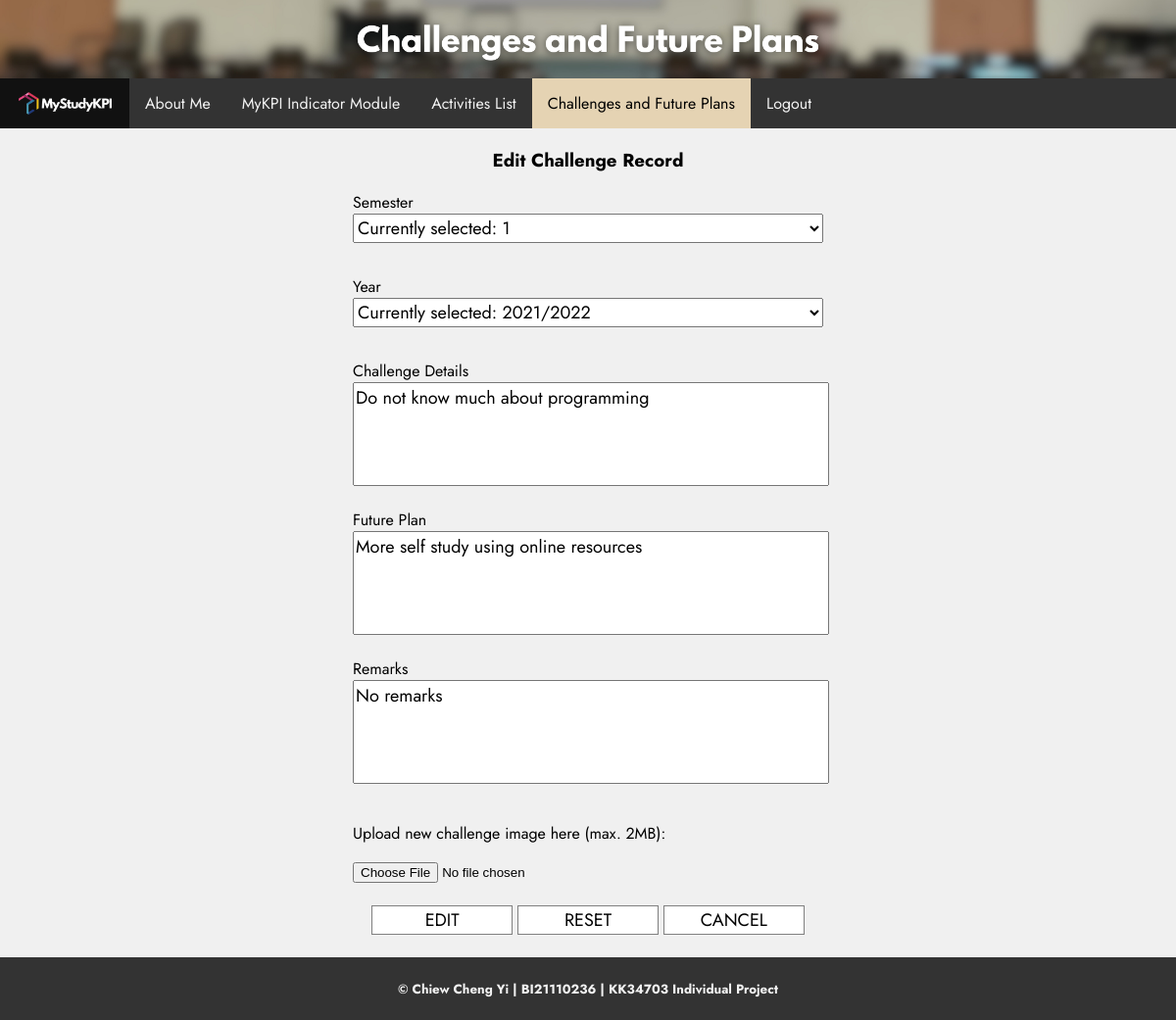
Screenshot of /challenges_edit.php?id=1 with the database file from the repository.
### tables this page shows
CREATE TABLE IF NOT EXISTS challenge (
	challengeID int PRIMARY KEY AUTO_INCREMENT,
	challengeSem int,
	challengeYear varchar(16),
	challengeDetails varchar(255),
	challengeFuturePlan varchar(255),
	challengeRemark varchar(255),
	challengeImagePath varchar(255),
	accountID int,
	FOREIGN KEY (accountID) REFERENCES account(accountID) ON DELETE CASCADE
);

### challenges_edit.php (the view, shortened to what this page needs)
<?php
    include("include/config.php");
?>
<!DOCTYPE HTML>
<html lang="en">
<html>
<head>
    <link rel="stylesheet" href="css/style.css">
    <link rel="stylesheet" href="https://cdnjs.cloudflare.com/ajax/libs/font-awesome/4.7.0/css/font-awesome.min.css">
</head>
<body>
    <header>
        <img class="header" src="images/challengesheader.png">
    </header>
    <nav class="topnav" id="myTopnav">
        <a href="index.php" class="logo"><img src="images/mystudykpi-topnavbtn-2-white.png"></a>
        <a href="aboutme.php" class="tabs">About Me</a>
        <a href="kpimodule.php" class="tabs">MyKPI Indicator Module</a>
        <a href="activitieslist.php" class="tabs">Activities List</a>
        <a href="challenges.php" class="active">Challenges and Future Plans</a>
        <a href="logout.php" class="tabs">Logout</a>
    </nav>
    <main>
        <h3 style="text-align: center">Edit Challenge Record</h3>
        <?php
            if (isset($_GET["id"]) && $_GET["id"] != "") {
                $id = $_GET["id"];
                $fetchRecordQuery = "SELECT * FROM challenge WHERE challengeID=".$id;
                $result = mysqli_query($conn, $fetchRecordQuery);
                $row = mysqli_fetch_assoc($result);
                $challengeSem = $row["challengeSem"];
                $challengeYear = $row["challengeYear"];
                $challengeDetails = $row["challengeDetails"];
                $challengeFuturePlan = $row["challengeFuturePlan"];
                $challengeRemark = $row["challengeRemark"];
            }
        ?>
        <div id="editChallengeRecord-container">
            <form id="editChallengeRecord" action="action_scripts/challenge_edit_action.php" method="POST" enctype="multipart/form-data">
                <label for="challengeSem">Semester</label>
                <select id="select" name="challengeSem">
                    <option value="<?=$challengeSem;?>">Currently selected: <?=$challengeSem;?></option>
                </select><br>
                <label for="challengeYear">Year</label>
                <select id="select" name="challengeYear">
                    <option value="<?=$challengeYear;?>">Currently selected: <?=$challengeYear;?></option>
                </select><br>
                <label for="challengeDetails">Challenge Details</label>
                <textarea name="challengeDetails" rows="5" columns="50"><?=$challengeDetails;?></textarea><br>
                <label for="challengeFuturePlan">Future Plan</label>
                <textarea name="challengeFuturePlan" rows="5" columns="50"><?=$challengeFuturePlan;?></textarea><br>
                <label for="challengeRemark">Remarks</label>
                <textarea name="challengeRemark" rows="5" columns="50"><?=$challengeRemark;?></textarea><br>
                <p>Upload new challenge image here (max. 2MB):</p>
                <input id="challengeImageToUpload" type="file" name="challengeImageToUpload" accept=".jpg, .jpeg, .png"><br><br>
                <div id="center-content" style="text-align: center">
                    <input id="btneditchallenge" name="btnsubmit" type="submit" value="EDIT">
                    <input id="btneditchallenge" name="btnreset" type="reset" value="RESET">
                    <input id="btneditchallenge" name="btncancel" type="button" onClick="redirect('challenges.php');" value="CANCEL">
                    <br><br>
                </div>
            </form>
        </div>
    </main>
    <footer>
        <h5>© Chiew Cheng Yi | BI21110236 | KK34703 Individual Project</h5>
    </footer>
</body>
</html>

### css/style.css (style rules this page uses)
body { background-color: #f0f0f0; color: #000000; font-family: Jost, monospace; margin: 0; min-height: 100vh; display: flex; flex-direction: column; }
footer { overflow: hidden; text-align: center; width: 100%; background-color: #333; color: #F2F2F2; margin: 0; }
.header { width: 100%; height: auto; text-align: center; display: flex; align-items: center; justify-content: center; }
.topnav { overflow: hidden; background-color: #333; margin-top: 0; margin-bottom: 0; }
.topnav img { max-width: 95%; height: auto; display: block; margin: 0 auto; }
.topnav a.tabs, a.icon { float: left; display: block; color: #F2F2F2; text-align: center; padding: 14px 16px; text-decoration: none; transition: background-color 0.1s, color 0.1s; }
.topnav a.active { float: left; display: block; background-color: #E5D3B3; color: #000000; text-align: center; padding: 14px 16px; text-decoration: none; transition: background-color 0.1s, color 0.1s; }
.topnav .logo { float: left; display: flex; background-color: #111; width: 100px; padding: 14px 16px; }
#loginform #fieldlogin, #regform #fieldreg, #regform #selectreg, #editPersonalInfo #editfield, #editPersonalInfo #select, #editChallengeRecord #editfield, #editChallengeRecord #select, #editActivityRecord #editfield, #editActivityRecord #select, #editIndicatorRecord #editfield, #editIndicatorRecord #select { height: 30px; width: 100%; display: block; margin-bottom: 10px; font-size: 18px; font-family: Jost, monospace; }

### challenges_edit.php (style rules this page uses)
#editChallengeRecord-container { align: center; padding-left: 30%; padding-right: 30%; }
#editChallengeRecord { width: 100%; border-collapse: collapse; }
#btneditchallenge { width: 30%; height: 30px; font-family: Jost, monospace; font-size: 18px; background-color: white; border: 1px solid grey; transition: background-color 0.1s, color 0.1s; }
#editChallengeRecord textarea { height: 100px; width: 100%; font-family: Jost, monospace; resize: none; display: block; font-size: 18px; }

### rows the page displays
challenge: challengeDetails "Do not know much about programming", challengeFuturePlan "More self study using online resources", challengeRemark "No remarks"
